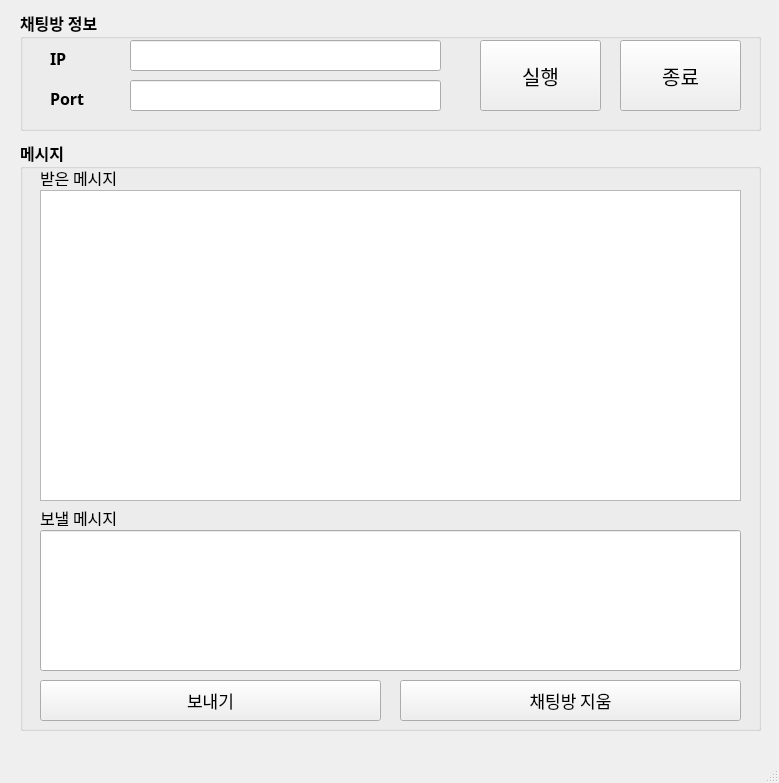
<?xml version="1.0" encoding="UTF-8"?>
<ui version="4.0">
 <class>MainWindow</class>
 <widget class="QMainWindow" name="MainWindow">
  <property name="geometry">
   <rect>
    <x>0</x>
    <y>0</y>
    <width>779</width>
    <height>783</height>
   </rect>
  </property>
  <property name="windowTitle">
   <string>MainWindow</string>
  </property>
  <widget class="QWidget" name="centralwidget">
   <widget class="QGroupBox" name="groupBox">
    <property name="geometry">
     <rect>
      <x>20</x>
      <y>10</y>
      <width>741</width>
      <height>121</height>
     </rect>
    </property>
    <property name="font">
     <font>
      <family>나눔고딕</family>
      <pointsize>12</pointsize>
      <weight>75</weight>
      <bold>true</bold>
     </font>
    </property>
    <property name="title">
     <string>채팅방 정보</string>
    </property>
    <widget class="QLineEdit" name="IP_edit">
     <property name="geometry">
      <rect>
       <x>110</x>
       <y>30</y>
       <width>311</width>
       <height>31</height>
      </rect>
     </property>
     <property name="font">
      <font>
       <family>나눔고딕</family>
       <pointsize>12</pointsize>
       <weight>50</weight>
       <bold>false</bold>
      </font>
     </property>
    </widget>
    <widget class="QLineEdit" name="Port_edit">
     <property name="geometry">
      <rect>
       <x>110</x>
       <y>70</y>
       <width>311</width>
       <height>31</height>
      </rect>
     </property>
     <property name="font">
      <font>
       <family>나눔고딕</family>
       <pointsize>12</pointsize>
       <weight>50</weight>
       <bold>false</bold>
      </font>
     </property>
    </widget>
    <widget class="QLabel" name="label_3">
     <property name="geometry">
      <rect>
       <x>30</x>
       <y>80</y>
       <width>41</width>
       <height>16</height>
      </rect>
     </property>
     <property name="font">
      <font>
       <family>나눔고딕</family>
       <pointsize>12</pointsize>
       <weight>75</weight>
       <bold>true</bold>
      </font>
     </property>
     <property name="text">
      <string>Port</string>
     </property>
    </widget>
    <widget class="QLabel" name="label_2">
     <property name="geometry">
      <rect>
       <x>30</x>
       <y>40</y>
       <width>31</width>
       <height>16</height>
      </rect>
     </property>
     <property name="font">
      <font>
       <family>나눔고딕</family>
       <pointsize>12</pointsize>
       <weight>75</weight>
       <bold>true</bold>
      </font>
     </property>
     <property name="text">
      <string>IP</string>
     </property>
    </widget>
    <widget class="QPushButton" name="btnExe">
     <property name="geometry">
      <rect>
       <x>460</x>
       <y>30</y>
       <width>121</width>
       <height>71</height>
      </rect>
     </property>
     <property name="font">
      <font>
       <family>나눔고딕</family>
       <pointsize>15</pointsize>
       <weight>50</weight>
       <bold>false</bold>
      </font>
     </property>
     <property name="text">
      <string>실행</string>
     </property>
    </widget>
    <widget class="QPushButton" name="btnEnd">
     <property name="geometry">
      <rect>
       <x>600</x>
       <y>30</y>
       <width>121</width>
       <height>71</height>
      </rect>
     </property>
     <property name="font">
      <font>
       <family>나눔고딕</family>
       <pointsize>15</pointsize>
       <weight>50</weight>
       <bold>false</bold>
      </font>
     </property>
     <property name="text">
      <string>종료</string>
     </property>
    </widget>
   </widget>
   <widget class="QGroupBox" name="groupBox_3">
    <property name="geometry">
     <rect>
      <x>20</x>
      <y>140</y>
      <width>741</width>
      <height>591</height>
     </rect>
    </property>
    <property name="font">
     <font>
      <family>나눔고딕</family>
      <pointsize>12</pointsize>
      <weight>75</weight>
      <bold>true</bold>
     </font>
    </property>
    <property name="title">
     <string>메시지</string>
    </property>
    <widget class="QLineEdit" name="sendmsg">
     <property name="geometry">
      <rect>
       <x>20</x>
       <y>390</y>
       <width>701</width>
       <height>141</height>
      </rect>
     </property>
     <property name="font">
      <font>
       <family>나눔고딕</family>
       <pointsize>12</pointsize>
       <weight>75</weight>
       <bold>true</bold>
      </font>
     </property>
     <property name="text">
      <string/>
     </property>
    </widget>
    <widget class="QPushButton" name="btnSend">
     <property name="geometry">
      <rect>
       <x>20</x>
       <y>540</y>
       <width>341</width>
       <height>41</height>
      </rect>
     </property>
     <property name="font">
      <font>
       <family>나눔고딕</family>
       <pointsize>13</pointsize>
       <weight>50</weight>
       <bold>false</bold>
      </font>
     </property>
     <property name="text">
      <string>보내기</string>
     </property>
    </widget>
    <widget class="QLabel" name="lblReceive">
     <property name="geometry">
      <rect>
       <x>20</x>
       <y>30</y>
       <width>91</width>
       <height>16</height>
      </rect>
     </property>
     <property name="font">
      <font>
       <family>나눔고딕</family>
       <pointsize>12</pointsize>
       <weight>50</weight>
       <bold>false</bold>
      </font>
     </property>
     <property name="text">
      <string>받은 메시지</string>
     </property>
    </widget>
    <widget class="QLabel" name="lblSend">
     <property name="geometry">
      <rect>
       <x>20</x>
       <y>370</y>
       <width>91</width>
       <height>16</height>
      </rect>
     </property>
     <property name="font">
      <font>
       <family>나눔고딕</family>
       <pointsize>12</pointsize>
       <weight>50</weight>
       <bold>false</bold>
      </font>
     </property>
     <property name="text">
      <string>보낼 메시지</string>
     </property>
    </widget>
    <widget class="QPushButton" name="btnRemove">
     <property name="geometry">
      <rect>
       <x>380</x>
       <y>540</y>
       <width>341</width>
       <height>41</height>
      </rect>
     </property>
     <property name="font">
      <font>
       <family>나눔고딕</family>
       <pointsize>13</pointsize>
       <weight>50</weight>
       <bold>false</bold>
      </font>
     </property>
     <property name="text">
      <string>채팅방 지움</string>
     </property>
    </widget>
    <widget class="QListWidget" name="msgbox">
     <property name="geometry">
      <rect>
       <x>20</x>
       <y>50</y>
       <width>701</width>
       <height>311</height>
      </rect>
     </property>
    </widget>
   </widget>
  </widget>
  <widget class="QMenuBar" name="menubar">
   <property name="geometry">
    <rect>
     <x>0</x>
     <y>0</y>
     <width>779</width>
     <height>25</height>
    </rect>
   </property>
  </widget>
  <widget class="QStatusBar" name="statusbar"/>
 </widget>
 <resources/>
 <connections/>
</ui>
